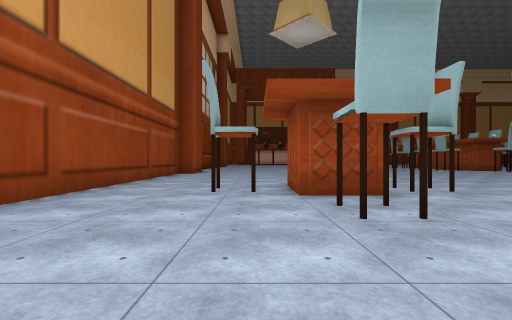
[1] (above)

24 first-person views from a walk through a 3-D level made in the Unity game engine. The camera is 1.2 m above the floor, looks level and sees 90° across. The floor is counted in squares, 2 m on a side. Each view is taken from the middle of a square. On the plan, view 1 faces up. The plan holds only what a view shows up to about 9 squares ahead; the rest is blank. The place goes on beyond the plan. Some animated figures are left out. Some surface patterns are stand-ins.

[2]
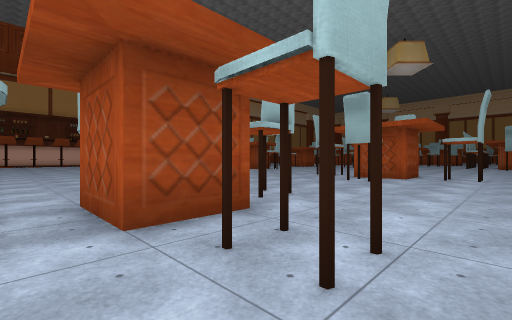

[3]
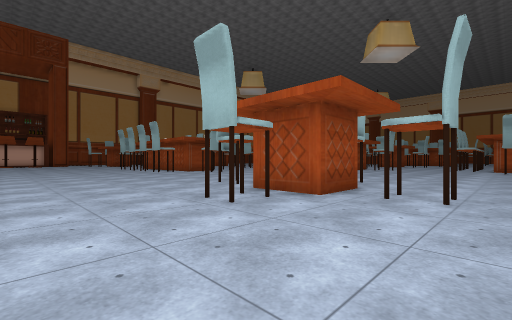

[4]
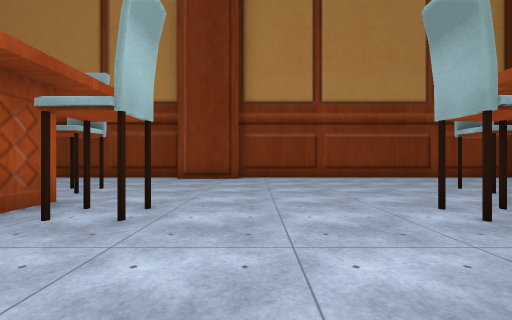

[5]
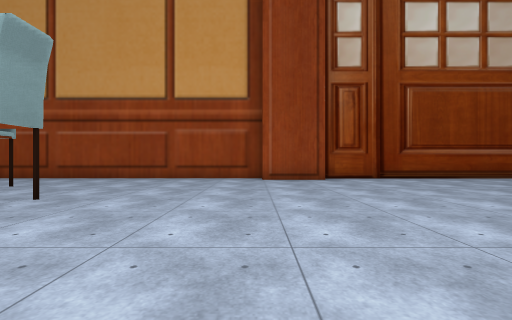

[6]
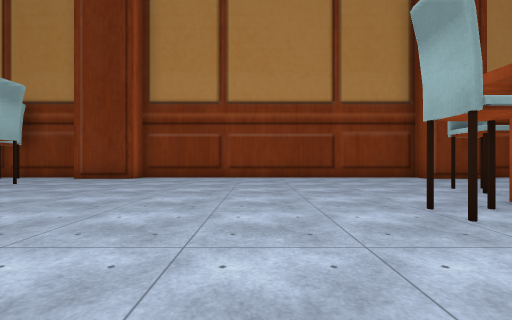

[7]
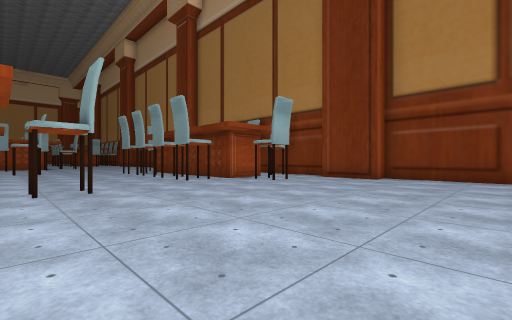

[8]
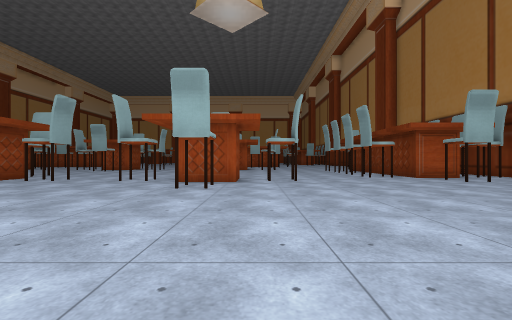

[9]
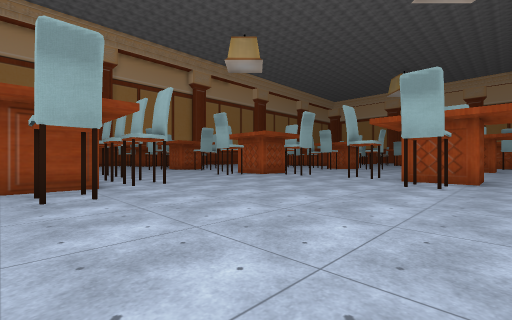

[10]
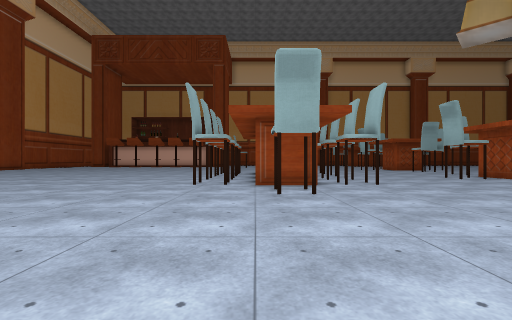

[11]
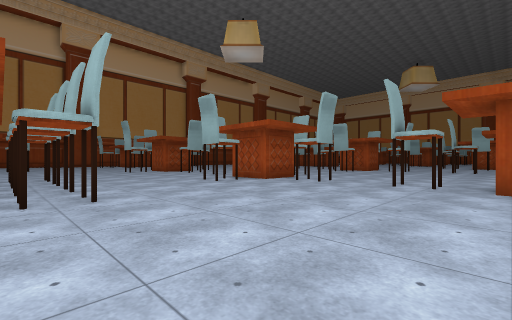

[12]
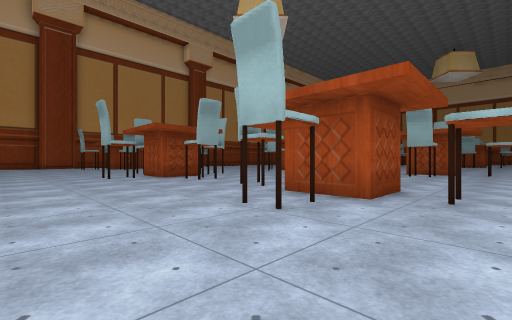

[13]
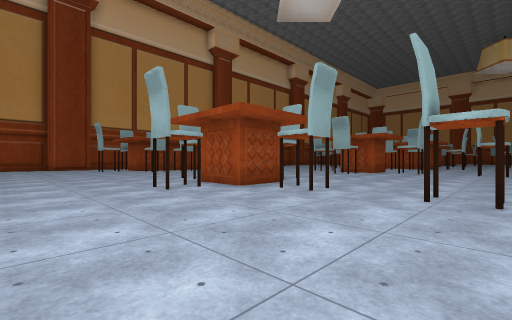

[14]
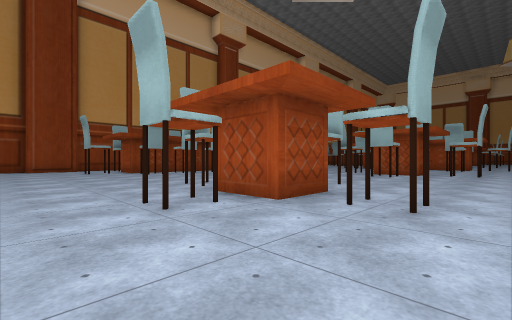

[15]
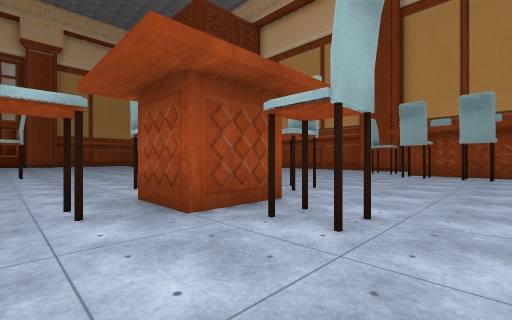

[16]
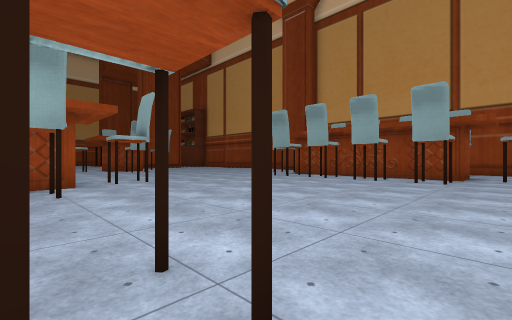

[17]
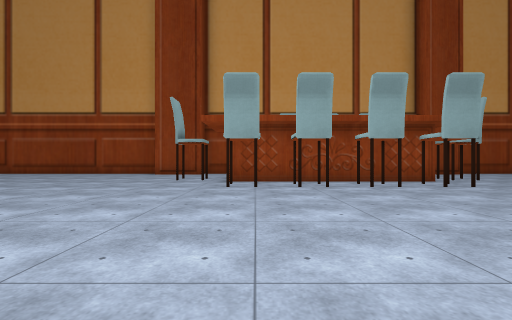

[18]
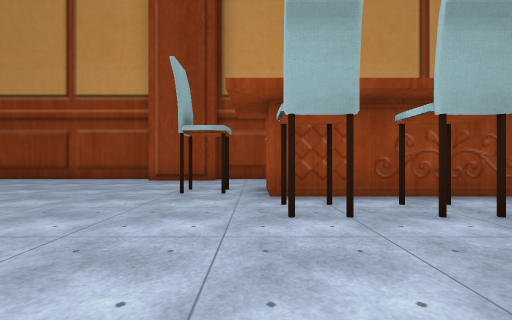

[19]
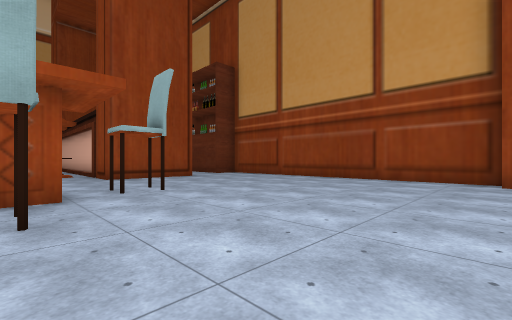

[20]
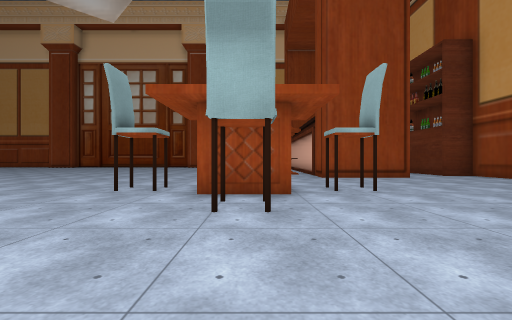

[21]
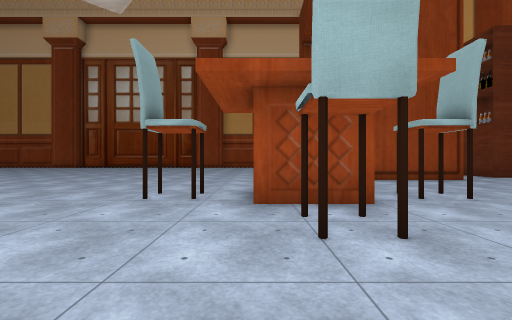

[22]
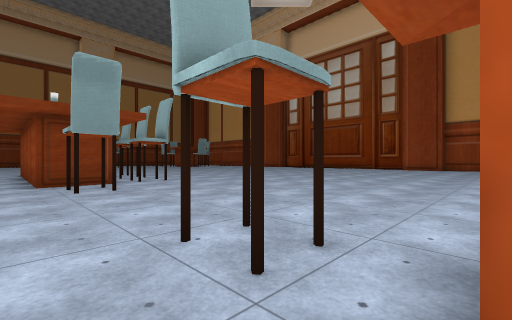

[23]
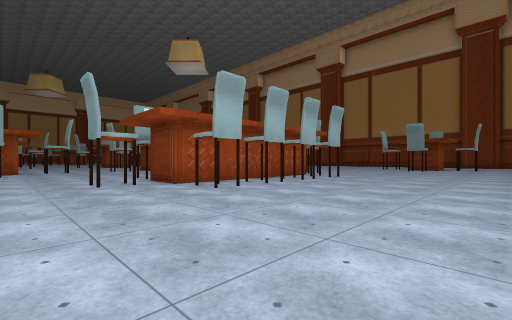

[24]
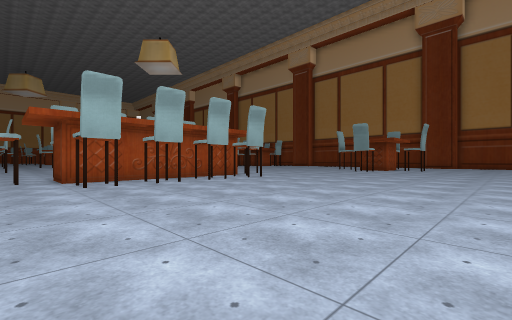

### Floor plan
Key: @ floor where view 1 was taken; # wall or solid block; x gap in a wall; . floor; T thing the floor can be seen under or through.
Columns run from 4 left of view 1 to 29 right of it. Each row starts with its distance up from view 1.
 37             ###  #########
 36             #..  .....##..
 35             .............
 34              ............##    #..
 33              #..........#.######xx
 32              #.................x..
 31             ##............##x#x#.
 30             .....#...............
 29              ....................
 28                  Tx#.............
 27             .... T...............
 26        .........TT......##.......
 25        .........TT......TT.......
 24         ..............##TTTT.....
 23          .............####TT...#.
 22           ..............x........
 21         ........##......#........#
 20         .......#####..............
 19 #.      .......#####....TT.......
 18 #..     .......#####....TT.......#
 17 #...    ........####..#TT
 16 #....   .......#####..##### ...#
 15 #.....  .......#####....##.......
 14 #...... .......#####....##.......
 13 ##..............##...........
 12 ##......................##....
 11 #.......................##....
 10 #..................... ###  ..
  9 #..................... ###
  8 #....#  .....##.........TT......
  7 #....#  .....#   .......TT......
  6 #....# ......#  ...............
  5 #...x###....x# x..............
  4 #....x........x...........##
  3 #....#........#...........#
  2   .......................x#
  1    .......................
  0   ..@.....................#
 -1  ###########################

Positions as (right, up) in squares from view 1, and headings:
1: (0, 0), facing up
2: (0, 2), facing up-right
3: (5, 2), facing up-right
4: (6, 8), facing down
5: (5, 11), facing left
6: (14, 8), facing down
7: (15, 8), facing down-right
8: (13, 8), facing right
9: (12, 8), facing up-right
10: (12, 8), facing up
11: (14, 10), facing up-right
12: (16, 14), facing up-right
13: (16, 18), facing up-right
14: (17, 20), facing up-right
15: (24, 21), facing up-left
16: (28, 23), facing up-left
17: (22, 25), facing up
18: (21, 28), facing up
19: (18, 28), facing up-left
20: (18, 28), facing left
21: (17, 27), facing left
22: (14, 27), facing down-left
23: (6, 23), facing down-right
24: (4, 21), facing down-right
